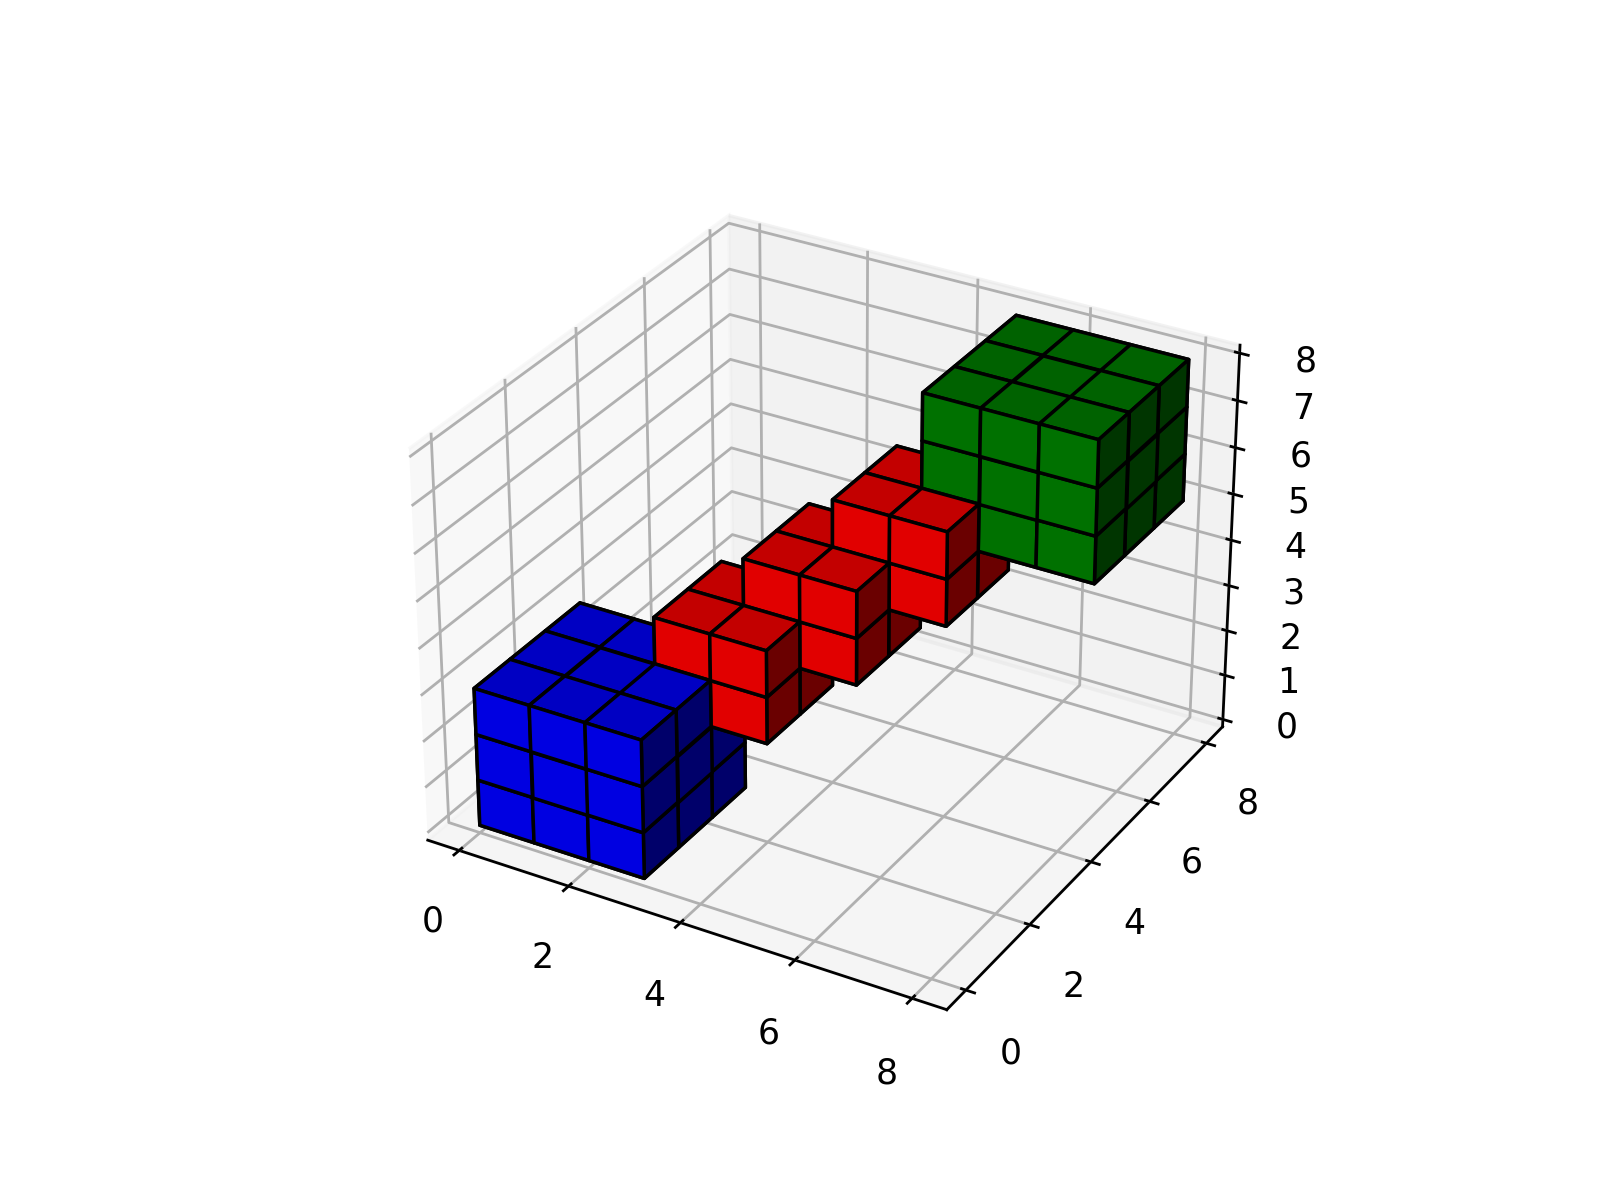

The script that saved this image:
"""
==========================
3D voxel / volumetric plot
==========================

Demonstrates plotting 3D volumetric objects with `.Axes3D.voxels`.
"""

import matplotlib.pyplot as plt
import numpy as np


# prepare some coordinates
x, y, z = np.indices((8, 8, 8))

# draw cuboids in the top left and bottom right corners, and a link between
# them
cube1 = (x < 3) & (y < 3) & (z < 3)
cube2 = (x >= 5) & (y >= 5) & (z >= 5)
link = abs(x - y) + abs(y - z) + abs(z - x) <= 2

# combine the objects into a single boolean array
voxels = cube1 | cube2 | link

# set the colors of each object
colors = np.empty(voxels.shape, dtype=object)
colors[link] = 'red'
colors[cube1] = 'blue'
colors[cube2] = 'green'

# and plot everything
fig = plt.figure()
ax = fig.gca(projection='3d')
ax.voxels(voxels, facecolors=colors, edgecolor='k')

# plt.show()
fig.savefig("voxels.png", dpi=250)
